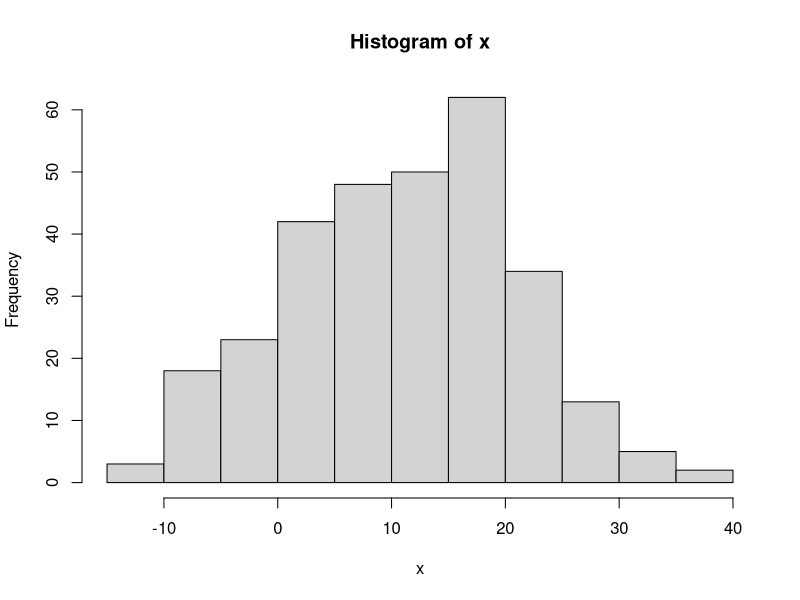
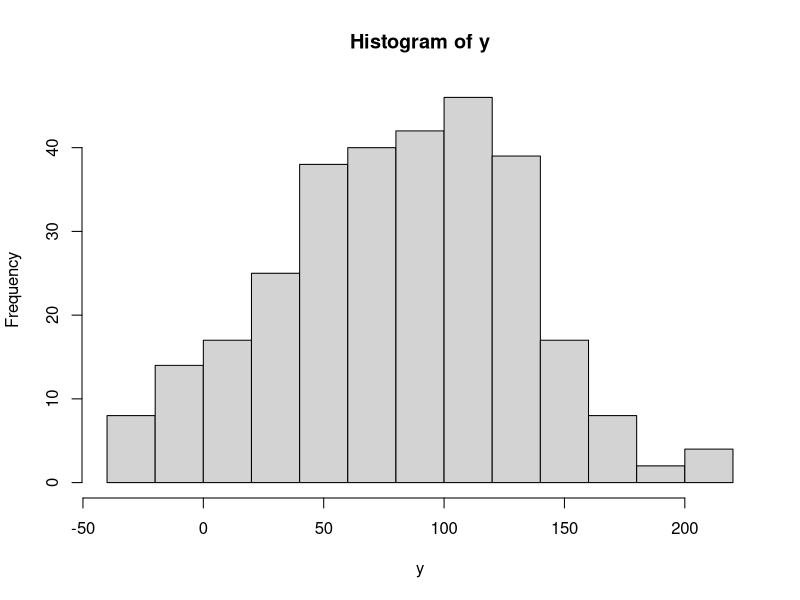
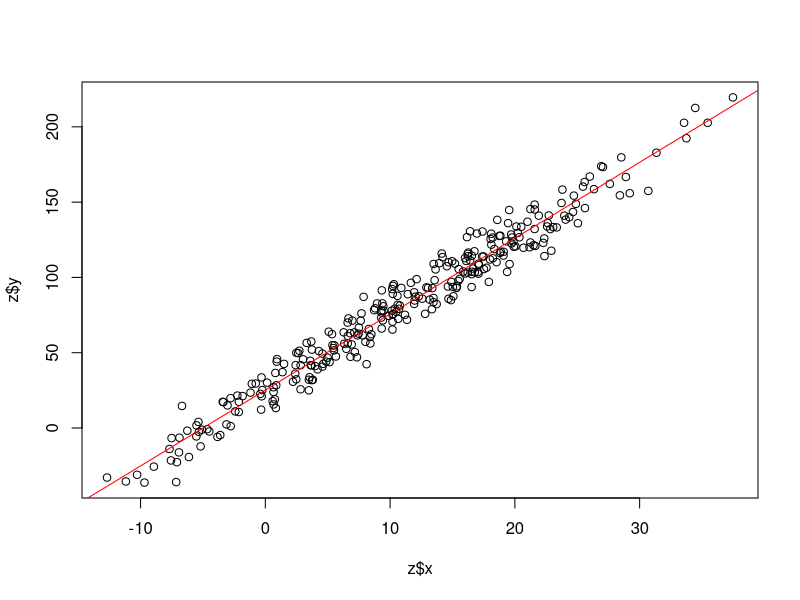

Write the R code that produced these figures, in order.
#############################################
# a really incredibly brief introduction to R. 
#############################################

# this is an R script. 

# lines beginning with "#" are comment lines. R will ignore the contents. 
# you can use these lines to document your code. 

# you can execute lines from this script interactively by entering them in the R console (bottom left pane in RStudio)
  # you can copy and paste them, or press command-enter


#############################################
# objects
#############################################

# everything in R is an object. there are several kinds of objects. 
# we can assign values to objects using the assignment operator "<-" like this:

a <- 5

# you can see the contents of many objects by simply entering them on the console

a

# you can do math in the console and assign results to objects

5 + 5

a <- 5 + 5

a

# you can update objects

a <- a + 5

a

# there are many kinds of objects:

# vectors:
a <- c(1,2,3,4,5)
b <- c("bear","dog","fox","cat","rat")
a
b

  # access subsets of vectors like this:
  a[2]
  b[2:4]
  
# lists:
l <- list(x=a,y=b)
l

  # access parts of lists like this
  l[[2]]

# arrays (or matrices)
d <- matrix(nrow=5,ncol=2,data=1:10)
d
  
  # access parts of matrices like this:
  d[1,]
  d[,1]
  d[1,2]
  
# data frames
e <- data.frame(x=a,y=b)
e

  # access parts of data frames like matrices, but also:
  e$x

# R objects can contain several basic data types:

# numeric: 1,2,3...
# character: "bear","dog","fox"...
# logical: TRUE/FALSE
# factor (categorical): "bear","dog","fox"...


# R does *vector* arithmetic!

a + a
a^2
a + 100

# TRUE/FALSE vectors are super useful

f <- c(TRUE,FALSE,TRUE,FALSE,TRUE)

a[f]
e[f,]
d[!f,]

# you can create logical vectors like this:
f <- d[,1] > 2

# you can do arithmetic on logial vectors

TRUE + 1
FALSE + 1

#############################################
# functions
#############################################

# functions are objects that contain code
# you use them to manipulate other objects

# the function is()
# you can ask what an object is:

is(a)

is(d)

is(is)

# you can often see the code in a function by typing its name:

is

# you can write your own functions
x10 <- function(x){
  z <- x * 10
  return(z)
  }

x10(10)

# most functions have documentation!

?sum

sum(a)

#############################################
# analysis and plotting
#############################################

# an absurdly simple example. 
# simulate some data

x <- rnorm(n=300,mean=10,sd=10)
y <- x * 5 + rnorm(n=300,mean=25,sd=10)

z <- data.frame(x,y)

# plot the data
hist(x)
hist(y)
plot(z$x,z$y)

# fit a linear model
model <- lm(y ~ x, z)

# summarize linear model
summary(model)

# add trendline to plot
abline(model,col="red")


#############################################
# "tidyverse"
#############################################

# above we used "base" R functions. 
# a set of packages collectively called the "tidyverse"
# implements alternative ways of manipulating data
# to make it amenable to analysis and visualization
# we'll use a few idioms from that language to reformat data

library(tidyverse)

# an R equivalent to the linux pipe

lm(y ~ x, z) %>% summary()

a %>% sum()




